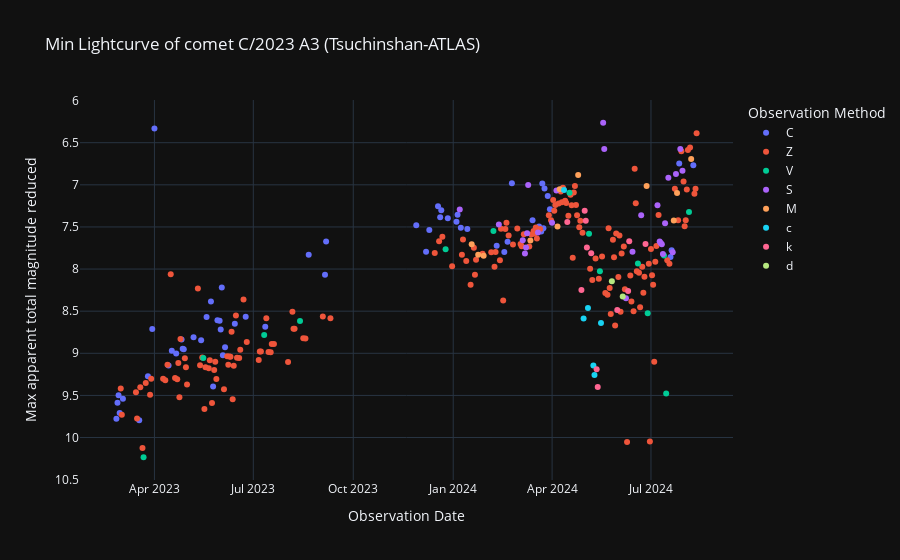

Notebook cell for this chart:
### Code cell
# Curva de luz reducida
labels = {'obs_date':'Observation Date','magnitud_reducida':'Max apparent total magnitude reduced', 'obs_method_key' : 'Observation Method'}
fig = px.scatter(curva_de_luz_interna_df, x=curva_de_luz_interna_df.obs_date, y='magnitud_reducida', color='obs_method_key', template= 'plotly_dark', labels= labels, title='Min Lightcurve of comet C/2023 A3 (Tsuchinshan-ATLAS)')
fig.update_yaxes(autorange="reversed")
fig.show()

### Figure 1 — Plotly figure (JSON) as saved in the notebook; plotly's stock layout.template omitted (floating-point values rounded to 4 significant figures; data arrays with more than 128 entries replaced by an {"elided": "..."} marker saying what was removed)
{"data": [{"hovertemplate": "Observation Method=C<br>Observation Date=%{x}<br>Max apparent total magnitude reduced=%{y}<extra></extra>", "legendgroup": "C", "marker": {"color": "#636efa", "symbol": "circle"}, "mode": "markers", "name": "C", "orientation": "v", "showlegend": true, "type": "scatter", "x": ["2023-02-25T00:00:00", "2023-02-26T00:00:00", "2023-02-27T00:00:00", "2023-02-28T00:00:00", "2023-03-03T00:00:00", "2023-03-18T00:00:00", "2023-03-26T00:00:00", "2023-03-30T00:00:00", "2023-04-01T00:00:00", "2023-04-14T00:00:00", "2023-04-17T00:00:00", "2023-04-21T00:00:00", "2023-04-26T00:00:00", "2023-04-27T00:00:00", "2023-04-28T00:00:00", "2023-05-07T00:00:00", "2023-05-14T00:00:00", "2023-05-19T00:00:00", "2023-05-23T00:00:00", "2023-05-25T00:00:00", "2023-05-29T00:00:00", "2023-05-31T00:00:00", "2023-06-01T00:00:00", "2023-06-02T00:00:00", "2023-06-03T00:00:00", "2023-06-05T00:00:00", "2023-06-14T00:00:00", "2023-06-24T00:00:00", "2023-07-12T00:00:00", "2023-08-21T00:00:00", "2023-09-05T00:00:00", "2023-09-06T00:00:00", "2023-11-28T00:00:00", "2023-12-07T00:00:00", "2023-12-10T00:00:00", "2023-12-18T00:00:00", "2023-12-20T00:00:00", "2023-12-21T00:00:00", "2023-12-27T00:00:00", "2024-01-04T00:00:00", "2024-01-05T00:00:00", "2024-01-08T00:00:00", "2024-01-14T00:00:00", "2024-02-10T00:00:00", "2024-02-17T00:00:00", "2024-02-20T00:00:00", "2024-02-24T00:00:00", "2024-03-14T00:00:00", "2024-03-20T00:00:00", "2024-03-22T00:00:00", "2024-03-23T00:00:00", "2024-03-24T00:00:00", "2024-03-25T00:00:00", "2024-03-28T00:00:00", "2024-03-30T00:00:00", "2024-07-19T00:00:00", "2024-07-20T00:00:00", "2024-07-27T00:00:00", "2024-08-09T00:00:00"], "xaxis": "x", "y": [9.778, 9.588, 9.499, 9.709, 9.54, 9.794, 9.274, 8.712, 6.331, 9.146, 8.97, 9.001, 8.838, 8.945, 8.951, 8.808, 8.846, 8.569, 8.386, 9.393, 8.608, 8.614, 8.717, 8.22, 9.023, 8.929, 8.649, 8.565, 8.684, 7.831, 8.069, 7.672, 7.479, 7.796, 7.537, 7.254, 7.385, 7.301, 7.398, 7.437, 7.355, 7.51, 7.526, 7.722, 7.798, 7.676, 6.982, 7.419, 7.496, 7.555, 6.985, 7.514, 7.044, 7.133, 7.291, 7.857, 7.778, 6.747, 6.767], "yaxis": "y"}, {"hovertemplate": "Observation Method=Z<br>Observation Date=%{x}<br>Max apparent total magnitude reduced=%{y}<extra></extra>", "legendgroup": "Z", "marker": {"color": "#EF553B", "symbol": "circle"}, "mode": "markers", "name": "Z", "orientation": "v", "showlegend": true, "type": "scatter", "x": {"elided": "172 str values"}, "xaxis": "x", "y": {"elided": "172 float values"}, "yaxis": "y"}, {"hovertemplate": "Observation Method=V<br>Observation Date=%{x}<br>Max apparent total magnitude reduced=%{y}<extra></extra>", "legendgroup": "V", "marker": {"color": "#00cc96", "symbol": "circle"}, "mode": "markers", "name": "V", "orientation": "v", "showlegend": true, "type": "scatter", "x": ["2023-03-22T00:00:00", "2023-05-16T00:00:00", "2023-07-11T00:00:00", "2023-08-13T00:00:00", "2023-12-25T00:00:00", "2024-02-07T00:00:00", "2024-04-17T00:00:00", "2024-05-05T00:00:00", "2024-05-15T00:00:00", "2024-06-19T00:00:00", "2024-06-28T00:00:00", "2024-07-13T00:00:00", "2024-07-15T00:00:00", "2024-08-05T00:00:00"], "xaxis": "x", "y": [10.23, 9.055, 8.783, 8.617, 7.765, 7.549, 7.093, 7.581, 8.027, 7.935, 8.525, 7.84, 9.476, 7.322], "yaxis": "y"}, {"hovertemplate": "Observation Method=S<br>Observation Date=%{x}<br>Max apparent total magnitude reduced=%{y}<extra></extra>", "legendgroup": "S", "marker": {"color": "#ab63fa", "symbol": "circle"}, "mode": "markers", "name": "S", "orientation": "v", "showlegend": true, "type": "scatter", "x": ["2024-01-07T00:00:00", "2024-02-12T00:00:00", "2024-03-05T00:00:00", "2024-03-07T00:00:00", "2024-03-08T00:00:00", "2024-03-09T00:00:00", "2024-03-10T00:00:00", "2024-03-19T00:00:00", "2024-04-01T00:00:00", "2024-04-05T00:00:00", "2024-05-18T00:00:00", "2024-05-19T00:00:00", "2024-06-08T00:00:00", "2024-06-14T00:00:00", "2024-06-22T00:00:00", "2024-07-07T00:00:00", "2024-07-09T00:00:00", "2024-07-10T00:00:00", "2024-07-11T00:00:00", "2024-07-12T00:00:00", "2024-07-14T00:00:00", "2024-07-17T00:00:00", "2024-07-21T00:00:00", "2024-07-24T00:00:00", "2024-07-28T00:00:00", "2024-07-30T00:00:00"], "xaxis": "x", "y": [7.292, 7.471, 7.659, 7.816, 7.745, 7.573, 7.002, 7.566, 7.45, 7.066, 6.263, 6.574, 8.347, 7.793, 7.362, 7.242, 7.672, 7.689, 7.705, 7.822, 7.457, 6.916, 7.801, 6.871, 6.575, 6.832], "yaxis": "y"}, {"hovertemplate": "Observation Method=M<br>Observation Date=%{x}<br>Max apparent total magnitude reduced=%{y}<extra></extra>", "legendgroup": "M", "marker": {"color": "#FFA15A", "symbol": "circle"}, "mode": "markers", "name": "M", "orientation": "v", "showlegend": true, "type": "scatter", "x": ["2024-01-18T00:00:00", "2024-01-24T00:00:00", "2024-01-29T00:00:00", "2024-03-12T00:00:00", "2024-04-06T00:00:00", "2024-04-08T00:00:00", "2024-04-25T00:00:00", "2024-06-27T00:00:00", "2024-07-22T00:00:00", "2024-07-25T00:00:00", "2024-08-07T00:00:00"], "xaxis": "x", "y": [7.705, 7.831, 7.841, 7.661, 7.494, 7.051, 6.882, 7.013, 7.423, 7.096, 6.693], "yaxis": "y"}, {"hovertemplate": "Observation Method=c<br>Observation Date=%{x}<br>Max apparent total magnitude reduced=%{y}<extra></extra>", "legendgroup": "c", "marker": {"color": "#19d3f3", "symbol": "circle"}, "mode": "markers", "name": "c", "orientation": "v", "showlegend": true, "type": "scatter", "x": ["2024-04-12T00:00:00", "2024-04-30T00:00:00", "2024-05-04T00:00:00", "2024-05-09T00:00:00", "2024-05-10T00:00:00", "2024-05-16T00:00:00"], "xaxis": "x", "y": [7.061, 8.588, 8.462, 9.145, 9.259, 8.64], "yaxis": "y"}, {"hovertemplate": "Observation Method=k<br>Observation Date=%{x}<br>Max apparent total magnitude reduced=%{y}<extra></extra>", "legendgroup": "k", "marker": {"color": "#FF6692", "symbol": "circle"}, "mode": "markers", "name": "k", "orientation": "v", "showlegend": true, "type": "scatter", "x": ["2024-04-15T00:00:00", "2024-04-28T00:00:00", "2024-05-01T00:00:00", "2024-05-02T00:00:00", "2024-05-03T00:00:00", "2024-05-07T00:00:00", "2024-05-12T00:00:00", "2024-05-13T00:00:00", "2024-05-31T00:00:00", "2024-06-10T00:00:00", "2024-06-11T00:00:00", "2024-06-26T00:00:00"], "xaxis": "x", "y": [7.442, 8.248, 7.307, 7.426, 7.744, 7.813, 9.188, 9.401, 8.486, 8.261, 7.669, 7.703], "yaxis": "y"}, {"hovertemplate": "Observation Method=d<br>Observation Date=%{x}<br>Max apparent total magnitude reduced=%{y}<extra></extra>", "legendgroup": "d", "marker": {"color": "#B6E880", "symbol": "circle"}, "mode": "markers", "name": "d", "orientation": "v", "showlegend": true, "type": "scatter", "x": ["2024-05-26T00:00:00", "2024-06-05T00:00:00"], "xaxis": "x", "y": [8.143, 8.325], "yaxis": "y"}], "layout": {"legend": {"title": {"text": "Observation Method"}, "tracegroupgap": 0}, "title": {"text": "Min Lightcurve of comet C/2023 A3 (Tsuchinshan-ATLAS)"}, "xaxis": {"anchor": "y", "domain": [0, 1], "title": {"text": "Observation Date"}}, "yaxis": {"anchor": "x", "autorange": "reversed", "domain": [0, 1], "title": {"text": "Max apparent total magnitude reduced"}}}}
